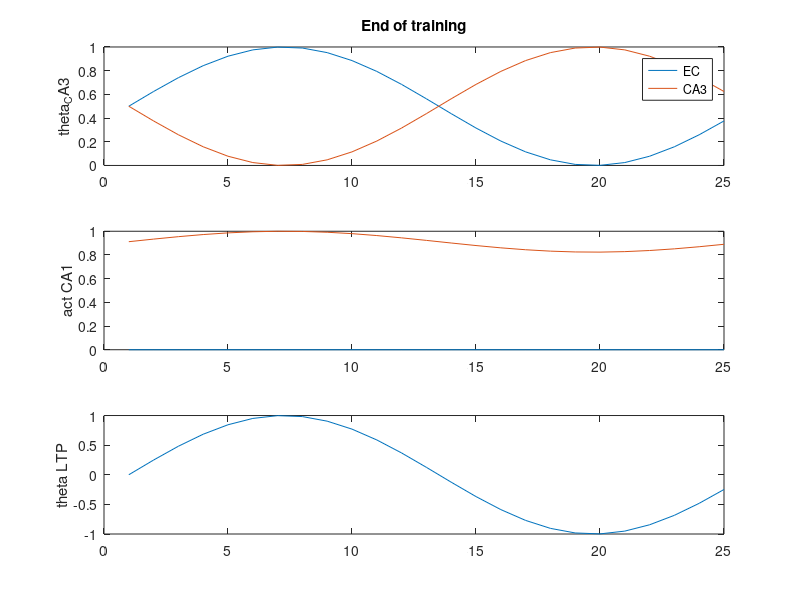
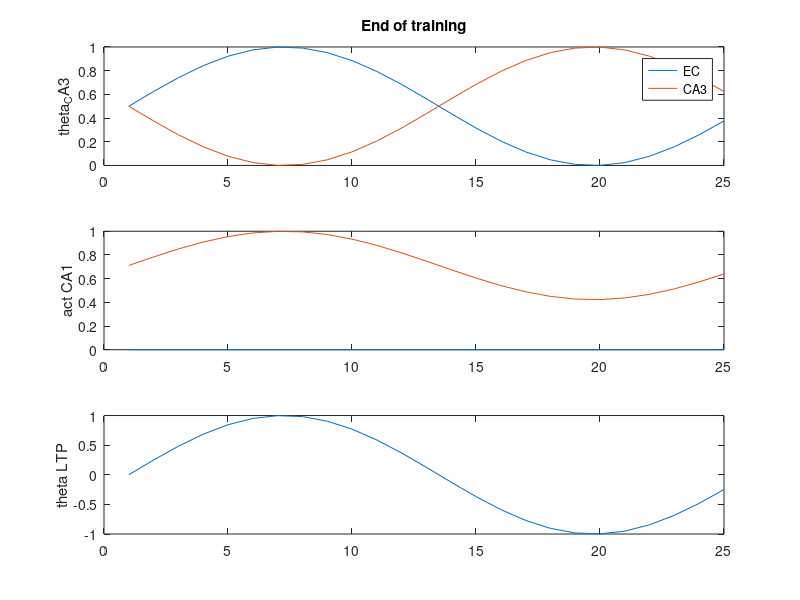

MATLAB code for these plots, in order:
function [] = hasselmo2002_Task_firstPass()
% hasselmo_2002 theta model
% runtime parameters
 
% params
nTrls = 14;
nTSteps = 25;
nCA1cells = 2;
nCA3cells = 3;
nECcells = 2;

dt = 0.005; % 5 ms
thF = 8; % 8 Hz
stepsPerCycle = ceil(((1/thF)/dt));
phaseStep = (2*pi)/stepsPerCycle; % numnber of radians to increment theta phase by for each time steps
k = .5; 
lrate = 0.01; % learning rate, per Ehren's experiment
thetaScale = 1; % X from Hasselmo et al (2002), p 799
% [0 to 1] smaller means theta has less effect on functional strength
% paper is vague about whether different values are used for the different
% layers (CA3 vs EC), for now we'll assume that it is a single fixed
% parameter.

% allocate arrays
a_CA1 = nan(nCA1cells,nTSteps);
a_CA3 = nan(nCA3cells,nTrls); 
a_EC  = nan(nECcells, nTrls);
w_CA3 = zeros(nCA1cells, nCA3cells);
w_EC  = eye(nCA1cells, nECcells); % identity matrix p.801
tempXprod = nan(nCA1cells,nCA3cells,stepsPerCycle);

stage = 1;

for trl = 1:nTrls
  % initialize first timestep
  % NOTE: THESE NEED TO BE SET FOR EACH PHASE OF THE TASK, TRL
  a_CA3(:,1) = [0; 1; 1]; % rand(nCA3cells,1) > .5;
  a_EC(:,1)  = [0; 1]; % rand(nECcells, 1) > .5;
  
  [a_CA1, tempXprod, phase_EC, phase_CA3, phase_LTP, theta_EC, theta_CA3, theta_LTP] = runTheta(a_EC, a_CA3, a_CA1, tempXprod, w_EC, w_CA3, stage, nTSteps, stepsPerCycle, phaseStep, thetaScale);
  
  % compute weight updates after each theta cycle
  dw_CA3(:,:) = sum(tempXprod,3);
  
  fprintf('\nTrial %i\n',trl);
  if any(isnan(dw_CA3)), keyboard, end
  w_CA3, dw_CA3
  w_CA3 = w_CA3 + lrate.*dw_CA3; %   w_CA3 = w_CA3 + dw_CA3;
  w_CA3 = min(w_CA3, k);  
  w_CA3
end

if 1, plotStateVariables(theta_EC, theta_CA3,a_CA1,theta_LTP); end

  keyboard

  fprintf('Test initial learning\n');  
  a_CA3(:,1) = [0; 1; 0]; % rand(nCA3cells,1) > .5;
  [a_CA1, tempXprod, phase_EC, phase_CA3, phase_LTP, theta_EC, theta_CA3, theta_LTP] = runTheta(a_EC, a_CA3, a_CA1,tempXprod, w_EC, w_CA3, stage, nTSteps, stepsPerCycle, phaseStep, thetaScale); 
  if 1, plotStateVariables(theta_EC, theta_CA3,a_CA1,theta_LTP); end
  
end

function [a_CA1,tempXprod, phase_EC, phase_CA3, phase_LTP, theta_EC, theta_CA3, theta_LTP] = runTheta(a_EC, a_CA3, a_CA1,tempXprod, w_EC, w_CA3, stage, nTSteps, stepsPerCycle, phaseStep, thetaScale)

  phase_EC = nan(nTSteps,1);   theta_EC = nan(nTSteps,1);
  phase_CA3 = nan(nTSteps,1);  theta_CA3 = nan(nTSteps,1);
  phase_LTP = nan(nTSteps,1);  theta_LTP = nan(nTSteps,1);


  phase_EC(1)  = 0;    theta_EC(1)  = (thetaScale/2) * sin(phase_EC(1))  + (1-(thetaScale/2));
  phase_CA3(1) = pi;   theta_CA3(1) = (thetaScale/2) * sin(phase_CA3(1)) + (1-(thetaScale/2));
  phase_LTP(1) = 0;    theta_LTP(1) = sin(phase_LTP(1));
  
  a_CA1(:,1) = ((theta_EC(1) .* w_EC) * a_EC(:,stage)) + ((theta_CA3(1) .* w_CA3) * a_CA3(:,1)); % eq 2.4 p.799
  
  tempXprod(:,:,1) = (theta_LTP(1) .* a_CA1(:,1)) * a_CA3(:,stage)';
  % run one theta cycle
  for t = 2:stepsPerCycle
    
    % phasic input
    phase_EC(t)  = phase_EC(t-1)  + phaseStep;  theta_EC(t)  = (thetaScale/2) * sin(phase_EC(t))  + (1-(thetaScale/2));  % eq 2.2 p.799
    phase_CA3(t) = phase_CA3(t-1) + phaseStep;  theta_CA3(t) = (thetaScale/2) * sin(phase_CA3(t)) + (1-(thetaScale/2));  % eq 2.3 p.799
    phase_LTP(t) = phase_LTP(t-1) + phaseStep;  theta_LTP(t) = sin(phase_LTP(t));                      % eq 2.5 p.799
    
    
    %a_CA1 = w_EC .* a_EC + w_CA3 .* a_CA3; % eq 2.1
    a_CA1(:,t) = ((theta_EC(t) .* w_EC) * a_EC(:,stage)) + ((theta_CA3(t) .* w_CA3) * a_CA3(:,stage)); % eq 2.4 p.799
    
    tempXprod(:,:,t) = (theta_LTP(t) .* a_CA1(:,t)) * a_CA3(:,stage)';
  end
  
end

function plotStateVariables(theta_EC, theta_CA3,a_CA1,theta_LTP)
    figure;
    subplot(3,1,1);
    hold off; plot(theta_EC)
    hold on; plot(theta_CA3)
    ylabel('theta_CA3');
    legend('EC','CA3'); ylim([0 1]);
    title(['End of training']);
    
    subplot(3,1,2);
    plot(a_CA1');
    ylabel('act CA1');
    
    subplot(3,1,3);
    plot(theta_LTP)
    ylabel('theta LTP');
end
